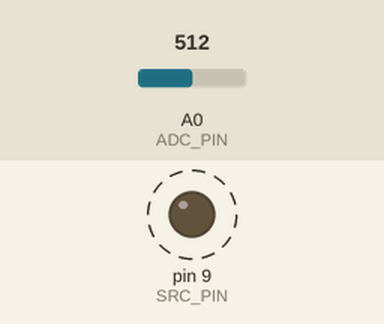
Bench run of a sketch on a simulated Arduino Nano, built with avr-gcc and run on an emulated ATmega328P. Shown: output pins drawn as LEDs (lit = HIGH). Dashed ring = blinking. Inputs (shaded band) come from the test bench; at power-on: A0 (ADC_PIN) = 512. What the sketch prints to the serial monitor is not drawn.

Above: at 0.5 s.
Timing chart, 0 to 4.7 s (numbered marks = the images above):
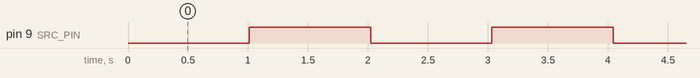

The sketch:

ADCreading.ino
```cpp
// Simple demo: Digital pin as source, read voltage divider with ADC

const int SRC_PIN = 9;   // digital output source
const int ADC_PIN = A0;  // analog input reads divider
const float VREF = 5.0;  // assume Arduino Nano powered at 5 V

unsigned long startTime;     // Store the start time
bool firstLoop = true;       // Initialize to true
unsigned long currentTime;

void setup() {
  pinMode(SRC_PIN, OUTPUT);
  Serial.begin(115200);
  while (!Serial) {;}
}

void loop() {
	  if (firstLoop) {
    startTime = millis();  // Timestamp starts exactly when measurements begin
    firstLoop = false;
  }
  // Drive D9 LOW
  digitalWrite(SRC_PIN, LOW);
  delay(10);  // settle time
  currentTime = millis() - startTime;
  int adcLow = analogRead(ADC_PIN);
  float vLow = adcLow * VREF / 1023.0;
  Serial.print(currentTime);
  Serial.print(",");
  Serial.println(vLow, 3);

  delay(1000);

  // Drive D9 HIGH
  digitalWrite(SRC_PIN, HIGH);
  delay(10);
  currentTime = millis() - startTime;
  int adcHigh = analogRead(ADC_PIN);
  float vHigh = adcHigh * VREF / 1023.0;
  Serial.print(currentTime);
  Serial.print(",");
  Serial.println(vHigh, 3);

  delay(1000);
}
```

Measured:
- by itself, pin 9 (SRC_PIN): alternates HIGH for 1.0 s and LOW for 1.0 s
